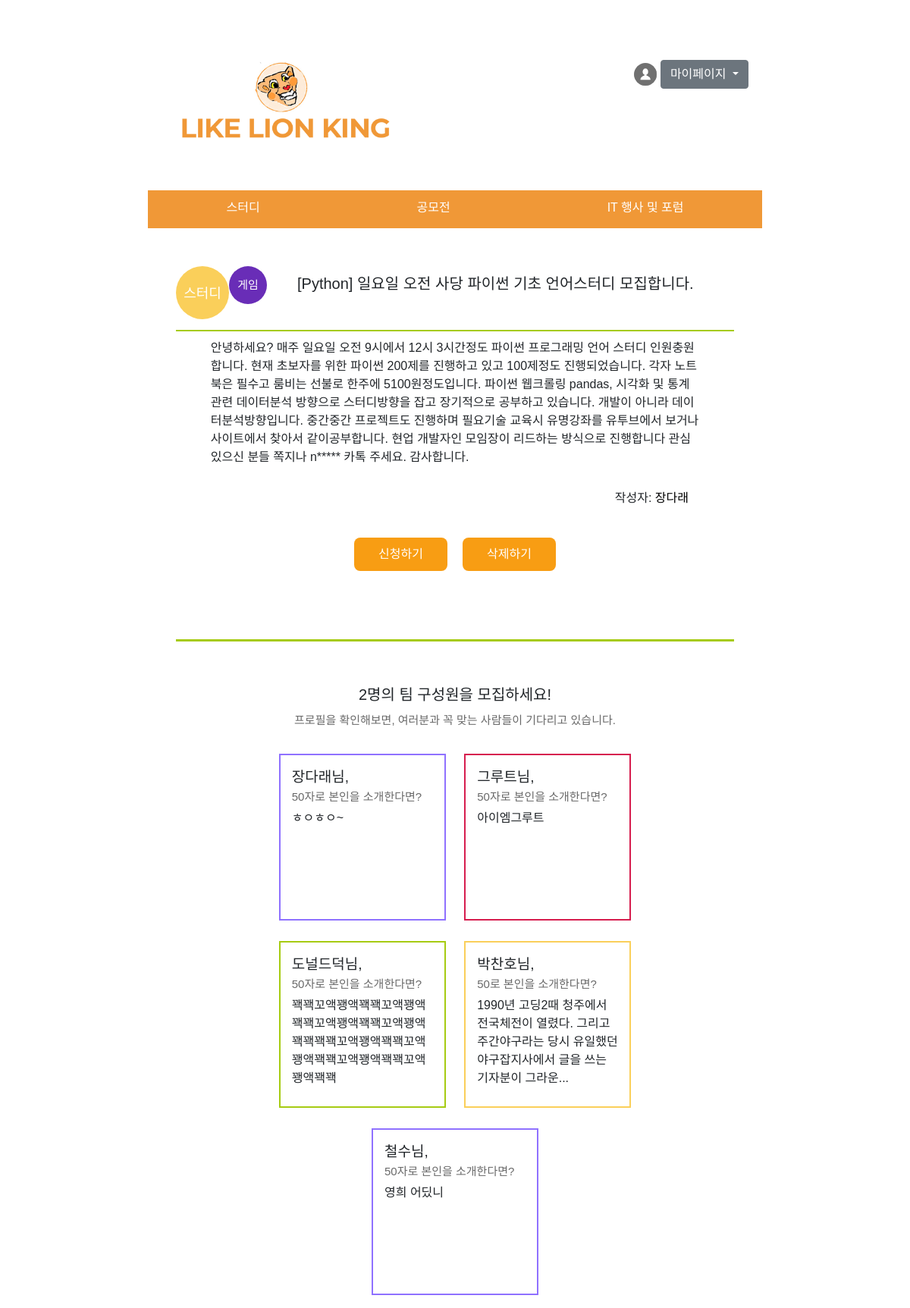
/app/detail/18, run on the app's committed database.
### details/models.py (models this page shows)
class Details (models.Model):
    objects = models.Manager()
    title =  models.CharField(max_length=200)
    user_name = models.CharField(max_length=50, null=True)
    user_num = models.IntegerField()
    content = models.TextField(blank=True, null=True)
    post_type = models.IntegerField(default=1)
    created_at = models.DateTimeField(auto_now_add=True)
    updated_at = models.DateTimeField(auto_now=True)

### app/views.py (the view)
# urls.py: path('detail/<int:detail_id>', views.detail, name="detail"),
def detail(request, detail_id):
    detail = get_object_or_404(Details, pk=detail_id)
    return render(request, 'front/page1.html', {'detail': detail})

### app/templates/front/page1.html (shortened to what this page needs)
<!DOCTYPE html>
{% load staticfiles %}
<html lang="en">
<head>
    <link rel="stylesheet" href="main.css">
     <link rel="stylesheet" href="https://stackpath.bootstrapcdn.com/bootstrap/4.3.1/css/bootstrap.min.css">
        <link rel="stylesheet" href="page1.css">
</head>
<body class="body">
<div class="container">
    <div class="header">
      <div class="header_right">
       <a href="{% url 'main' %}"> <img src="{% static 'person.png' %}"></a>
        <span class="dropdown">
          <button class="custom_dropdown btn btn-secondary dropdown-toggle" type="button" id="dropdownMenuButton"
            data-toggle="dropdown" aria-haspopup="true" aria-expanded="false">
            마이페이지
          </button>
        </span>
      </div>
      <a href="">
        <img src="{% static 'new_logo.png' %}" id="logo" width="1050px" class="center">
      </a>
    </div>
    <nav class="nav nav-pills nav-fill custom_nav">
      <a class="custom_nav1 nav-item nav-link" href="{% url 'main' %}">스터디</a>
      <a class="custom_nav1 nav-item nav-link" href="{% url 'main' %}#contest">공모전</a>
      <a class="custom_nav1 nav-item nav-link" href="{% url 'main' %}#IT">IT 행사 및 포럼</a>
    </nav>
    </div>
       <div class="page">
        <div class="pageTitle">
            <div class="badges">스터디</div>
            <div class="badges">게임</div>
            <p>{{detail.title}}</p>
        </div>
        <div class="pageContents">
            <p>{{detail.content}}</p>
            <div class="pageWriter">
                <p2>작성자: <a href="{% url 'myprofile' %}">장다래</a></p2>
            </div>
            <div class="wrapButton">
                <button type="button" class=button>신청하기</button>
                <a href="{% url 'delete' detail.id %}"><button type="button" class=button>삭제하기</button></a>
            </div>
            <div class="wrapButton">
            </div>
        </div>
    </div>
    <div class="wanted">
        <div class="text">
            <p>{{detail.user_num}}명의 팀 구성원을 모집하세요!</p>
            <h6>프로필을 확인해보면, 여러분과 꼭 맞는 사람들이 기다리고 있습니다.</h6>
        </div>
        <div class="list">
            <div class="person">
                <div class="info">
                    <p1>장다래님,</p1>
                    <p2>50자로 본인을 소개한다면?</p2>
                    <p3>ㅎㅇㅎㅇ~</p3>
                </div>
            </div>
            <div class="person">
                <div class="info">
                    <p1>그루트님,</p1>
                    <p2>50자로 본인을 소개한다면?</p2>
                    <p3>아이엠그루트</p3>
                </div>
            </div>
            <div class="person">
                <div class="info">
                    <p1>도널드덕님,</p1>
                    <p2>50자로 본인을 소개한다면?</p2>
                    <p3>꽥꽥꼬액꽹액꽥꽥꼬액꽹액꽥꽥꼬액꽹액꽥꽥꼬액꽹액꽥꽥꽥꽥꼬액꽹액꽥꽥꼬액꽹액꽥꽥꼬액꽹액꽥꽥꼬액꽹액꽥꽥</p3>
                </div>
            </div>
            <div class="person">
                <div class="info">
                    <p1>박찬호님,</p1>
                    <p2>50로 본인을 소개한다면?</p2>
                    <p3>1990년 고딩2때 청주에서 전국체전이 열렸다. 그리고 주간야구라는 당시 유일했던 야구잡지사에서 글을 쓰는 기자분이 그라운...</p3>
                </div>
            </div>
            <div class="person">
                <div class="info">
                    <p1>철수님,</p1>
                    <p2>50자로 본인을 소개한다면?</p2>
                    <p3>영희 어딨니</p3>
                </div>
            </div>
        </div>
    </div>
</body>
</html>

### app/templates/front/main.css (style rules this page uses)
.body { font-family: 'Noto Sans KR', sans-serif; width: 70%; margin-left: auto; margin-right: auto; margin-top: 3%; }
a.custom_nav1 { color: white; }
.header { margin-bottom: 30px; }
.center { margin-left: auto; margin-right: auto; }
#logo { width: 300px; height: auto; margin: 30px; }
.header_right { margin: 18px; float: right; position: relative; top: 25px; }
.custom_dropdown { background-color: white; color : #343434; border-color:white; }
.nav.nav-pills.nav-fill.custom_nav { background-color: #f09837; color: white!important; height: 50px; line-height: 30px; }
.nav-fill .nav-item { border-radius: unset; }
.custom_nav { color : white; }

### app/templates/front/page1.css (style rules this page uses)
a { color: black; text-decoration: none; }
.page { width: 90%; margin-left: auto; margin-right: auto; margin-top: 50px; }
.pageTitle { position:relative; margin: 10px; padding-bottom: 4px; }
.pageTitle p { font-size: 20px; position:absolute; top: 10%; width: auto; margin-left: 160px; }
.pageTitle:after { content: ""; display: block; clear: both; }
.badges { float:left; border-radius: 50%; width: 70px; height: 70px; background-color: #facf5a; padding-top: 23px; -moz-box-sizing: border-box; -webkit-box-sizing: border-box; box-sizing: border-box; text-align:center; color: #ffffff; font-size: 18px; font-family: 'Goyang'; font-weight: lighter; }
.badges:nth-child(even) { background-color: #692db7; width: 50px; height: 50px; font-size: 15px; padding-top: 14px; }
.pageContents { border-top: solid 2px #a6cb12; padding: 10px; margin: 10px; border-bottom: solid 3px #a6cb12; }
.pageContents p { width: 90%; margin-left: auto; margin-right: auto; }
.pageWriter { text-align: right; margin-top: 30px; padding-right:50px; }
.wrapButton { display: flex; justify-content: center; align-items: center; padding: 10px; margin: 20px; }
.button { padding: 10px 32px; text-align: center; text-decoration: none; font-size: 16px; border-radius: 8px; background-color: #f89d13; color: white; -webkit-transition-duration: 0.3s; transition-duration: 0.3s; display: inline-block; justify-content: center; border: 0; }
.wanted { margin-top: 50px; width: 70%; margin-left: auto; margin-right: auto; }
.text p { text-align: center; font-size: 20px; margin: 0px; padding: 5px; }
.text h6 { text-align: center; font-size: 15px; margin: 0px; padding: 5px; font-weight: lighter; color: #696969; }
.text { margin: 20px; }
.wanted .list { margin: 0px; padding: 0px; text-align: center; }
.wanted .list:after { content: ""; display: block; clear: both; }
.person { display: inline-block; width: 220px; padding: 10px; margin: 10px; -moz-box-sizing: border-box; -webkit-box-sizing: border-box; box-sizing: border-box; position: relative; }
.person:before { content: ""; display: block; padding-top: 100%; }
.info { position: absolute; top: 0; right: 0; bottom: 0; left: 0; padding: 15px; text-align: left; }
.info:after { content: ""; display: block; clear: both; }
.person:nth-child(4n+0) { border: #facf5a 2.5px solid; }
.person:nth-child(4n+1) { border: #8f71ff 2.5px solid; }
.person:nth-child(4n+2) { border: #d61d4e 2.5px solid; }
.person:nth-child(4n+3) { border: #a6cb12 2.5px solid; }
.info p1 { float:center; font-size: 19px; margin-bottom: 7px; }
.info p2 { float:left; color: #696969; font-weight: 100; font-size: 15px; margin-bottom: 5px; }
.info p3 { float:left; }

### data on the page
Details: title "[Python] 일요일 오전 사당 파이썬 기초 언어스터디 모집합니다.", content "안녕하세요? 매주 일요일 오전 9시에서 12시 3시간정도 파이썬 프로그래밍 언어 스터디 인원충원합니다. 현재 초보자를 위한 파이썬 200제를 진행하고 있고 100제정도 진행되었습니다. 각자 노트북은 필수고 룸비는 선불로 한주에 5100원정도입니다. 파이썬 웹크롤링 pandas, 시각화 및 통계관련 데이터분석 방향으로 스터디방향을 잡고 장기적으로 공부하고 있습니다. 개발이 아니라 데이터분석방향입니다. 중간중간 프로젝트도 진행하며 필요기술 교육시 유명강좌를 유투브에서 보거나 사이트에서 찾아서 같이공부합니다. 현업 개발자인 모임장이 리드하는 방식으로 진행합니다 관심있으신 분들 쪽지나 n***** 카톡 주세요. 감사합니다.", user_num "2"
